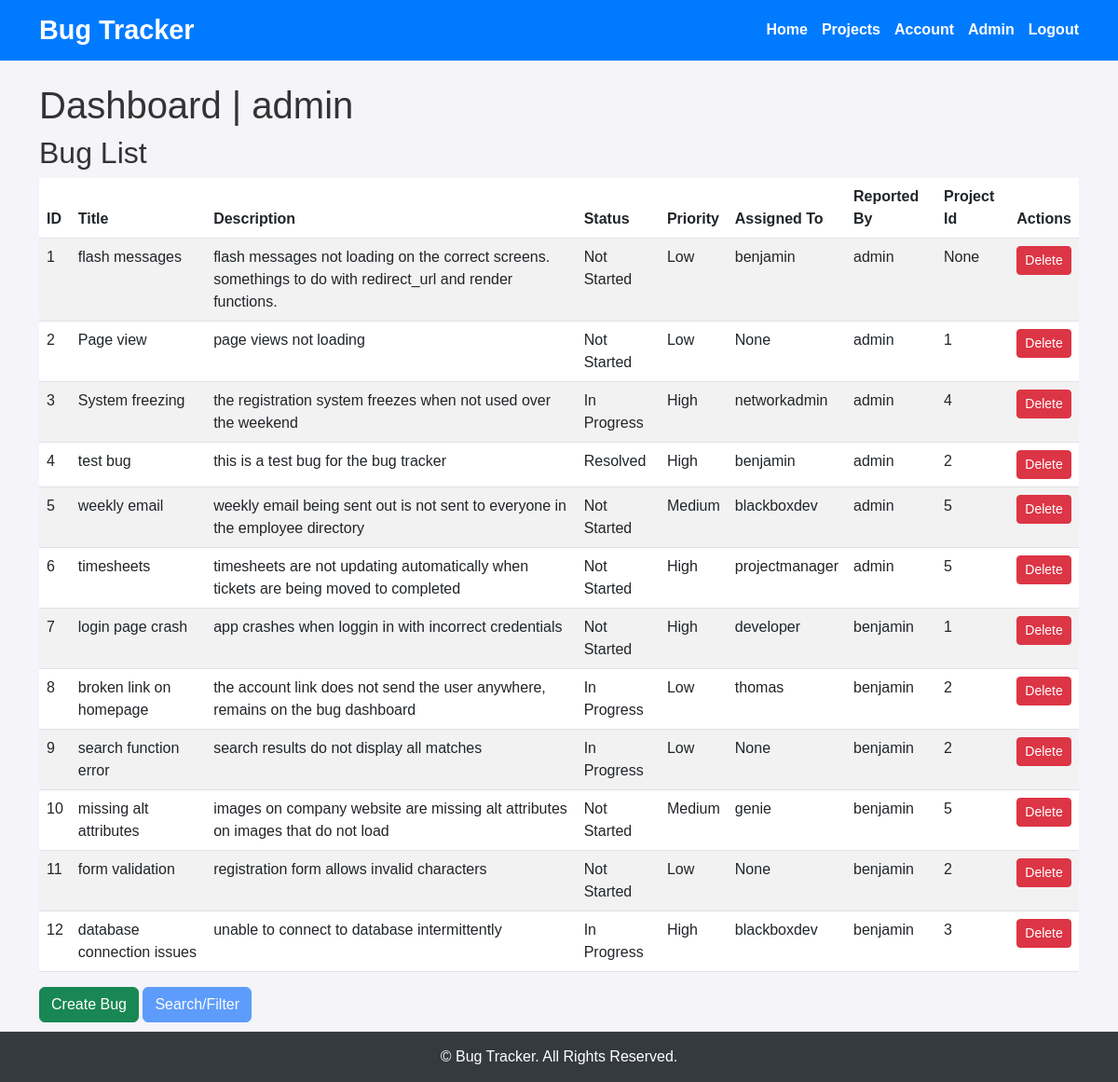
The page /home/ (signed in) on the database its author committed.
### app/models.py (models this page shows)
class User(UserMixin, db.Model):
    id = db.Column(db.Integer, primary_key=True)  # Primary key
    username = db.Column(db.String(80), unique=True, nullable=False)  # Unique username
    password = db.Column(db.String(200), nullable=False)  # Hashed password
    email = db.Column(db.String(200), unique=True, nullable=False)
    role = db.Column(db.String(10), nullable=False, default='user')  # 'user' or 'admin'
    bugs_reported = db.relationship('Bug', foreign_keys='Bug.reported_by', backref='reporter', lazy=True)
    bugs_assigned = db.relationship('Bug', foreign_keys='Bug.assigned_to', backref='assignee', lazy=True)

class Bug(db.Model):
    id = db.Column(db.Integer, primary_key=True)  # Primary key
    title = db.Column(db.String(200), nullable=False)  # Bug title
    description = db.Column(db.Text, nullable=False)  # Bug description
    status = db.Column(db.String(20), default='Open')  # Status: 'Open', 'In Progress', 'Resolved'
    priority = db.Column(db.String(10), default='Low')  # Priority: 'Low', 'Medium', 'High'
    reported_by = db.Column(db.Integer, db.ForeignKey('user.id'), nullable=False)  # FK to User who reported the bug
    assigned_to = db.Column(db.Integer, db.ForeignKey('user.id'))  # FK to User assigned to fix the bug
    project_id = db.Column(db.Integer, db.ForeignKey('project.id'))  # FK to Project

### app/routes/bug_routes.py (the view)
@bug_bp.route('/', methods=['GET'])
@login_required
def home():
    bugs = Bug.query.all()
    return render_template('home.html', username=current_user.username, bugs=bugs, show_navbar=True)

### app/__init__.py (called while the page is built)
@login_manager.user_loader
def load_user(user_id):
    with db.session() as session:
        return session.get(User, int(user_id))

### app/templates/home.html (shortened to what this page needs)
{% extends "base.html" %}
{% block content %}
<div class="dashboard-header">
    <h1>Dashboard | {{username}}</h1>
</div>
<div class="bug-list-container">
    <h2>Bug List</h2>
    <table class="table table-striped table-hover">
        <thead>
            <tr>
                <th>ID</th>
                <th>Title</th>
                <th>Description</th>
                <th>Status</th>
                <th>Priority</th>
                <th>Assigned To</th>
                <th>Reported By</th>
                <th>Project Id</th>
                {% if current_user.role == 'admin' %}
                <th>Actions</th>
                {% endif %}
            </tr>
        </thead>
        <tbody>
            {% for bug in bugs %}
            <tr>
                <td>{{ bug.id }}</td>
                <td>{{ bug.title }}</td>
                <td>{{ bug.description }}</td>
                <td>{{ bug.status }}</td>
                <td>{{ bug.priority }}</td>
                <td>{{ bug.assigned_to }}</td>
                <td>{{ bug.reported_by }}</td>
                <td>{{ bug.project_id }}</td>
                {% if current_user.role == 'admin' %}
                <td>
                    <form action="{{ url_for('bug.delete_bug', bug_id=bug.id) }}" method="POST" class="d-inline" onsubmit="return confirm('Are you sure you want to delete this bug?');">
                        <button type="submit" class="btn btn-sm btn-danger">Delete</button>
                    </form>
                </td>
                {% endif %}
            </tr>
            {% else %}
            <tr>
                <td colspan="{% if current_user.role == 'admin' %}9{% else %}8{% endif %}" class="text-center">No bugs found</td>
            </tr>
            {% endfor %}
        </tbody>
    </table>
    <div class="action-buttons">
        <a href="{{ url_for('bug.add_bug') }}" class="btn btn-success btn-create">Create Bug</a>
        <button class="btn btn-primary btn-filter" disabled>Search/Filter</button>
    </div>
</div>
{% endblock %}

### app/templates/base.html (shortened to what this page needs)
<!DOCTYPE html>
<html lang="en">
<head>
    <link href="https://cdn.jsdelivr.net/npm/bootstrap@5.3.0/dist/css/bootstrap.min.css" rel="stylesheet">
    <link rel="stylesheet" href="{{ url_for('static', filename='css/styles.css') }}">
</head>
<body>
    <header class="dashboard-header">
        <div class="container d-flex justify-content-between align-items-center">
            <h1 class="text-white">Bug Tracker</h1>
            {% if current_user.is_authenticated %}
            <nav>
                <ul class="navbar">
                    <li><a href="/home">Home</a></li>
                    <li><a href="{{ url_for('project.projects') }}">Projects</a></li>
                    <li><a href="#">Account</a></li>
                    {% if current_user.is_authenticated and current_user.role == "admin" %}
                    <li><a href="{{ url_for('admin.dashboard') }}">Admin</a></li>
                    {% endif %}
                    <li><a href="{{ url_for('auth.logout') }}">Logout</a></li>
                </ul>
            </nav>
            {% else %}
             <div class="empty-navbar"></div>
            {% endif %}
        </div>
    </header>
    <main class="container mt-4">
        {% block content %}
        {% endblock %}
    </main>
    <footer class="footer">
        <div class="container text-center">
            &copy; {{ year }} Bug Tracker. All Rights Reserved.
        </div>
    </footer>
</body>
</html>

### app/static/css/styles.css (style rules this page uses)
body { margin: 0; font-family: Arial, sans-serif; background-color: #f4f4f9; color: #333; }
header.dashboard-header { background-color: #007bff; color: white; padding: 15px 20px; display: flex; justify-content: space-between; align-items: center; }
header.dashboard-header h1 { margin: 0; font-size: 1.8rem; font-weight: bold; }
header.dashboard-header nav ul { list-style: none; display: flex; gap: 15px; margin: 0; padding: 0; }
header.dashboard-header nav a { color: white; text-decoration: none; font-weight: bold; }
.footer { position: realtive; margin-top: 10px; bottom: 0; left: 0; width: 100%; background-color: #343a40; color: white; text-align: center; padding: 15px 0; z-index: 10; }

### rows shown on the page
User: username "admin"
Bug: id "1", title "flash messages", description "flash messages not loading on the correct screens. somethings to do with redirect_url and render functions.", status "Not Started", priority "Low", assigned_to "benjamin", reported_by "admin", project_id "None"
Bug: id "2", title "Page view", description "page views not loading", status "Not Started", priority "Low", assigned_to "None", reported_by "admin", project_id "1"
Bug: id "3", title "System freezing", description "the registration system freezes when not used over the weekend", status "In Progress", priority "High", assigned_to "networkadmin", reported_by "admin", project_id "4"
Bug: id "4", title "test bug", description "this is a test bug for the bug tracker", status "Resolved", priority "High", assigned_to "benjamin", reported_by "admin", project_id "2"
Bug: id "5", title "weekly email", description "weekly email being sent out is not sent to everyone in the employee directory", status "Not Started", priority "Medium", assigned_to "blackboxdev", reported_by "admin", project_id "5"
Bug: id "6", title "timesheets", description "timesheets are not updating automatically when tickets are being moved to completed", status "Not Started", priority "High", assigned_to "projectmanager", reported_by "admin", project_id "5"
Bug: id "7", title "login page crash", description "app crashes when loggin in with incorrect credentials", status "Not Started", priority "High", assigned_to "developer", reported_by "benjamin", project_id "1"
Bug: id "8", title "broken link on homepage", description "the account link does not send the user anywhere, remains on the bug dashboard", status "In Progress", priority "Low", assigned_to "thomas", reported_by "benjamin", project_id "2"
Bug: id "9", title "search function error", description "search results do not display all matches", status "In Progress", priority "Low", assigned_to "None", reported_by "benjamin", project_id "2"
Bug: id "10", title "missing alt attributes", description "images on company website are missing alt attributes on images that do not load", status "Not Started", priority "Medium", assigned_to "genie", reported_by "benjamin", project_id "5"
Bug: id "11", title "form validation", description "registration form allows invalid characters", status "Not Started", priority "Low", assigned_to "None", reported_by "benjamin", project_id "2"
Bug: id "12", title "database connection issues", description "unable to connect to database intermittently", status "In Progress", priority "High", assigned_to "blackboxdev", reported_by "benjamin", project_id "3"
